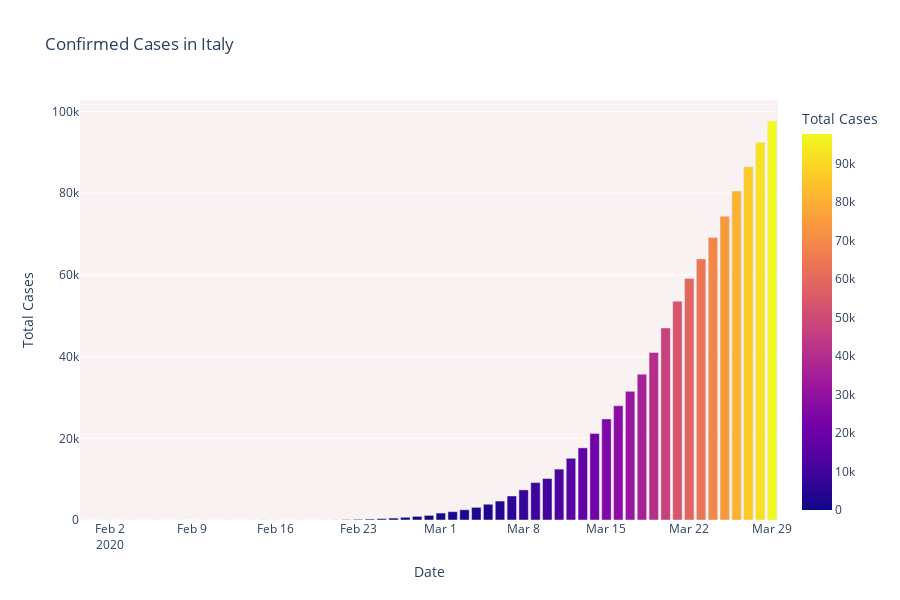
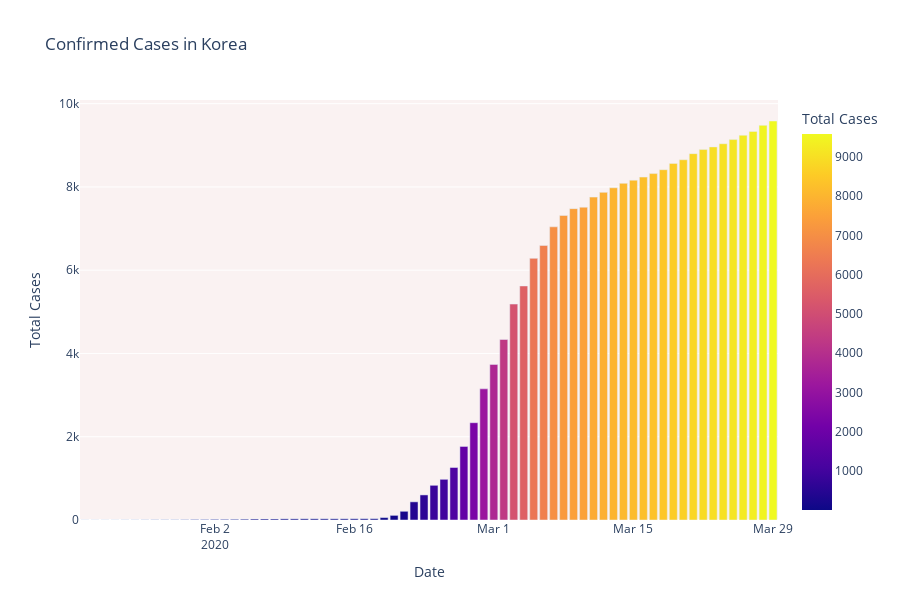
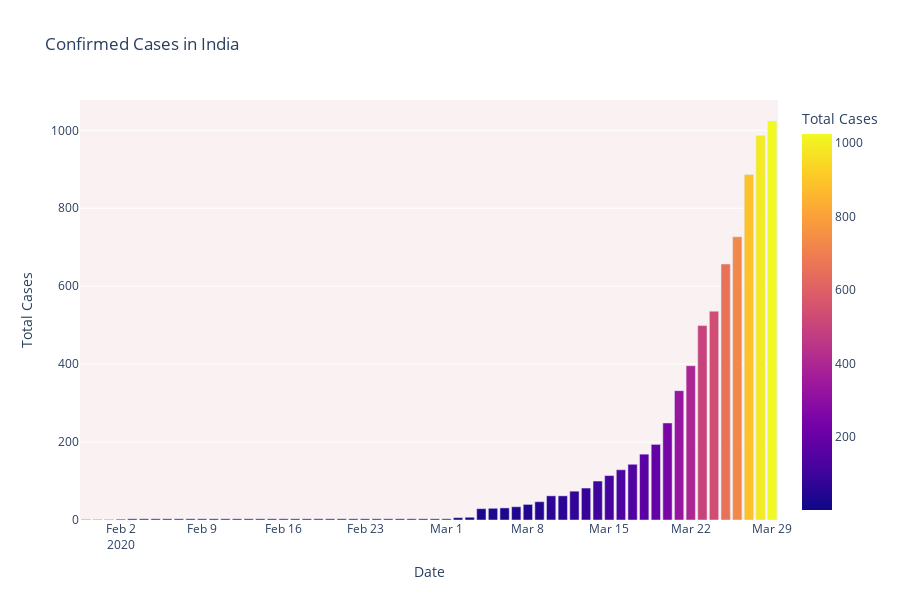

Here is the notebook cell these charts were saved with, in order:
### Code cell
fig = px.bar(dbd_Italy, x="Date", y="Total Cases", color='Total Cases', orientation='v', height=600,
             title='Confirmed Cases in Italy', color_discrete_sequence = px.colors.cyclical.mygbm)

fig.update_layout(plot_bgcolor='rgb(250, 242, 242)')
fig.show()

fig = px.bar(dbd_Korea, x="Date", y="Total Cases", color='Total Cases', orientation='v', height=600,
             title='Confirmed Cases in Korea', color_discrete_sequence = px.colors.cyclical.mygbm)

fig.update_layout(plot_bgcolor='rgb(250, 242, 242)')
fig.show()

fig = px.bar(dbd_India, x="Date", y="Total Cases", color='Total Cases', orientation='v', height=600,
             title='Confirmed Cases in India', color_discrete_sequence = px.colors.cyclical.mygbm)

fig.update_layout(plot_bgcolor='rgb(250, 242, 242)')
fig.show()

### Figure 1 — Plotly figure (JSON) as saved in the notebook; plotly's stock layout.template omitted (floating-point values rounded to 4 significant figures)
{"data": [{"textposition": "auto", "hovertemplate": "Date=%{x}<br>Total Cases=%{marker.color}", "showlegend": false, "legendgroup": "", "name": "", "yaxis": "y", "y": [2, 2, 2, 2, 2, 2, 3, 3, 3, 3, 3, 3, 3, 3, 3, 3, 3, 3, 3, 3, 3, 3, 20, 79, 157, 229, 323, 470, 655, 889, 1128, 1701, 2036, 2502, 3089, 3858, 4636, 5883, 7375, 9172, 10149, 12462, 15113, 17660, 21157, 24747, 27980, 31506, 35713, 41035, 47021, 53578, 59158, 63927, 69176, 74386, 80539, 86498, 92472, 97689], "hoverlabel": {"namelength": 0}, "offsetgroup": "", "xaxis": "x", "marker": {"color": [2, 2, 2, 2, 2, 2, 3, 3, 3, 3, 3, 3, 3, 3, 3, 3, 3, 3, 3, 3, 3, 3, 20, 79, 157, 229, 323, 470, 655, 889, 1128, 1701, 2036, 2502, 3089, 3858, 4636, 5883, 7375, 9172, 10149, 12462, 15113, 17660, 21157, 24747, 27980, 31506, 35713, 41035, 47021, 53578, 59158, 63927, 69176, 74386, 80539, 86498, 92472, 97689], "coloraxis": "coloraxis"}, "x": ["2020-01-31T00:00:00", "2020-02-01T00:00:00", "2020-02-02T00:00:00", "2020-02-03T00:00:00", "2020-02-04T00:00:00", "2020-02-05T00:00:00", "2020-02-06T00:00:00", "2020-02-07T00:00:00", "2020-02-08T00:00:00", "2020-02-09T00:00:00", "2020-02-10T00:00:00", "2020-02-11T00:00:00", "2020-02-12T00:00:00", "2020-02-13T00:00:00", "2020-02-14T00:00:00", "2020-02-15T00:00:00", "2020-02-15T00:00:00", "2020-02-16T00:00:00", "2020-02-17T00:00:00", "2020-02-18T00:00:00", "2020-02-19T00:00:00", "2020-02-20T00:00:00", "2020-02-21T00:00:00", "2020-02-22T00:00:00", "2020-02-23T00:00:00", "2020-02-24T00:00:00", "2020-02-25T00:00:00", "2020-02-26T00:00:00", "2020-02-27T00:00:00", "2020-02-28T00:00:00", "2020-02-29T00:00:00", "2020-03-01T00:00:00", "2020-03-02T00:00:00", "2020-03-03T00:00:00", "2020-03-04T00:00:00", "2020-03-05T00:00:00", "2020-03-06T00:00:00", "2020-03-07T00:00:00", "2020-03-08T00:00:00", "2020-03-09T00:00:00", "2020-03-10T00:00:00", "2020-03-11T00:00:00", "2020-03-12T00:00:00", "2020-03-13T00:00:00", "2020-03-14T00:00:00", "2020-03-15T00:00:00", "2020-03-16T00:00:00", "2020-03-17T00:00:00", "2020-03-18T00:00:00", "2020-03-19T00:00:00", "2020-03-20T00:00:00", "2020-03-21T00:00:00", "2020-03-22T00:00:00", "2020-03-23T00:00:00", "2020-03-24T00:00:00", "2020-03-25T00:00:00", "2020-03-26T00:00:00", "2020-03-27T00:00:00", "2020-03-28T00:00:00", "2020-03-29T00:00:00"], "alignmentgroup": "True", "type": "bar", "orientation": "v"}], "layout": {"xaxis": {"domain": [0, 1], "anchor": "y", "title": {"text": "Date"}}, "title": {"text": "Confirmed Cases in Italy"}, "plot_bgcolor": "rgb(250, 242, 242)", "yaxis": {"domain": [0, 1], "anchor": "x", "title": {"text": "Total Cases"}}, "height": 600, "barmode": "relative", "legend": {"tracegroupgap": 0}, "coloraxis": {"colorbar": {"title": {"text": "Total Cases"}}, "colorscale": [[0, "#0d0887"], [0.1111, "#46039f"], [0.2222, "#7201a8"], [0.3333, "#9c179e"], [0.4444, "#bd3786"], [0.5556, "#d8576b"], [0.6667, "#ed7953"], [0.7778, "#fb9f3a"], [0.8889, "#fdca26"], [1, "#f0f921"]]}}}

### Figure 2 — Plotly figure (JSON) as saved in the notebook; plotly's stock layout.template omitted (floating-point values rounded to 4 significant figures)
{"data": [{"textposition": "auto", "hovertemplate": "Date=%{x}<br>Total Cases=%{marker.color}", "showlegend": false, "legendgroup": "", "name": "", "yaxis": "y", "y": [1, 1, 1, 1, 2, 2, 3, 4, 4, 4, 6, 11, 12, 15, 15, 16, 19, 23, 24, 24, 27, 27, 28, 28, 28, 28, 28, 29, 30, 31, 58, 111, 209, 436, 602, 833, 977, 1261, 1766, 2337, 3150, 3736, 4335, 5186, 5621, 6284, 6593, 7041, 7313, 7478, 7513, 7755, 7869, 7979, 8086, 8162, 8236, 8320, 8413, 8565, 8652, 8799, 8897, 8961, 9037, 9137, 9241, 9332, 9478, 9583], "hoverlabel": {"namelength": 0}, "offsetgroup": "", "xaxis": "x", "marker": {"color": [1, 1, 1, 1, 2, 2, 3, 4, 4, 4, 6, 11, 12, 15, 15, 16, 19, 23, 24, 24, 27, 27, 28, 28, 28, 28, 28, 29, 30, 31, 58, 111, 209, 436, 602, 833, 977, 1261, 1766, 2337, 3150, 3736, 4335, 5186, 5621, 6284, 6593, 7041, 7313, 7478, 7513, 7755, 7869, 7979, 8086, 8162, 8236, 8320, 8413, 8565, 8652, 8799, 8897, 8961, 9037, 9137, 9241, 9332, 9478, 9583], "coloraxis": "coloraxis"}, "x": ["2020-01-20T00:00:00", "2020-01-21T00:00:00", "2020-01-22T00:00:00", "2020-01-23T00:00:00", "2020-01-24T00:00:00", "2020-01-25T00:00:00", "2020-01-26T00:00:00", "2020-01-27T00:00:00", "2020-01-28T00:00:00", "2020-01-29T00:00:00", "2020-01-30T00:00:00", "2020-01-31T00:00:00", "2020-02-01T00:00:00", "2020-02-02T00:00:00", "2020-02-03T00:00:00", "2020-02-04T00:00:00", "2020-02-05T00:00:00", "2020-02-06T00:00:00", "2020-02-07T00:00:00", "2020-02-08T00:00:00", "2020-02-09T00:00:00", "2020-02-10T00:00:00", "2020-02-11T00:00:00", "2020-02-12T00:00:00", "2020-02-13T00:00:00", "2020-02-14T00:00:00", "2020-02-15T00:00:00", "2020-02-16T00:00:00", "2020-02-17T00:00:00", "2020-02-18T00:00:00", "2020-02-19T00:00:00", "2020-02-20T00:00:00", "2020-02-21T00:00:00", "2020-02-22T00:00:00", "2020-02-23T00:00:00", "2020-02-24T00:00:00", "2020-02-25T00:00:00", "2020-02-26T00:00:00", "2020-02-27T00:00:00", "2020-02-28T00:00:00", "2020-02-29T00:00:00", "2020-03-01T00:00:00", "2020-03-02T00:00:00", "2020-03-03T00:00:00", "2020-03-04T00:00:00", "2020-03-05T00:00:00", "2020-03-06T00:00:00", "2020-03-07T00:00:00", "2020-03-08T00:00:00", "2020-03-09T00:00:00", "2020-03-10T00:00:00", "2020-03-11T00:00:00", "2020-03-12T00:00:00", "2020-03-13T00:00:00", "2020-03-14T00:00:00", "2020-03-15T00:00:00", "2020-03-16T00:00:00", "2020-03-17T00:00:00", "2020-03-18T00:00:00", "2020-03-19T00:00:00", "2020-03-20T00:00:00", "2020-03-21T00:00:00", "2020-03-22T00:00:00", "2020-03-23T00:00:00", "2020-03-24T00:00:00", "2020-03-25T00:00:00", "2020-03-26T00:00:00", "2020-03-27T00:00:00", "2020-03-28T00:00:00", "2020-03-29T00:00:00"], "alignmentgroup": "True", "type": "bar", "orientation": "v"}], "layout": {"xaxis": {"domain": [0, 1], "anchor": "y", "title": {"text": "Date"}}, "title": {"text": "Confirmed Cases in Korea"}, "plot_bgcolor": "rgb(250, 242, 242)", "yaxis": {"domain": [0, 1], "anchor": "x", "title": {"text": "Total Cases"}}, "height": 600, "barmode": "relative", "legend": {"tracegroupgap": 0}, "coloraxis": {"colorbar": {"title": {"text": "Total Cases"}}, "colorscale": [[0, "#0d0887"], [0.1111, "#46039f"], [0.2222, "#7201a8"], [0.3333, "#9c179e"], [0.4444, "#bd3786"], [0.5556, "#d8576b"], [0.6667, "#ed7953"], [0.7778, "#fb9f3a"], [0.8889, "#fdca26"], [1, "#f0f921"]]}}}

### Figure 3 — Plotly figure (JSON) as saved in the notebook; plotly's stock layout.template omitted (floating-point values rounded to 4 significant figures)
{"data": [{"textposition": "auto", "hovertemplate": "Date=%{x}<br>Total Cases=%{marker.color}", "showlegend": false, "legendgroup": "", "name": "", "yaxis": "y", "y": [1, 1, 1, 2, 3, 3, 3, 3, 3, 3, 3, 3, 3, 3, 3, 3, 3, 3, 3, 3, 3, 3, 3, 3, 3, 3, 3, 3, 3, 3, 3, 3, 6, 7, 29, 30, 31, 34, 40, 47, 62, 62, 74, 82, 100, 114, 129, 143, 169, 194, 249, 332, 396, 499, 536, 657, 727, 887, 987, 1024], "hoverlabel": {"namelength": 0}, "offsetgroup": "", "xaxis": "x", "marker": {"color": [1, 1, 1, 2, 3, 3, 3, 3, 3, 3, 3, 3, 3, 3, 3, 3, 3, 3, 3, 3, 3, 3, 3, 3, 3, 3, 3, 3, 3, 3, 3, 3, 6, 7, 29, 30, 31, 34, 40, 47, 62, 62, 74, 82, 100, 114, 129, 143, 169, 194, 249, 332, 396, 499, 536, 657, 727, 887, 987, 1024], "coloraxis": "coloraxis"}, "x": ["2020-01-30T00:00:00", "2020-01-31T00:00:00", "2020-02-01T00:00:00", "2020-02-02T00:00:00", "2020-02-03T00:00:00", "2020-02-04T00:00:00", "2020-02-05T00:00:00", "2020-02-06T00:00:00", "2020-02-07T00:00:00", "2020-02-08T00:00:00", "2020-02-09T00:00:00", "2020-02-10T00:00:00", "2020-02-11T00:00:00", "2020-02-12T00:00:00", "2020-02-13T00:00:00", "2020-02-14T00:00:00", "2020-02-15T00:00:00", "2020-02-16T00:00:00", "2020-02-17T00:00:00", "2020-02-18T00:00:00", "2020-02-19T00:00:00", "2020-02-20T00:00:00", "2020-02-21T00:00:00", "2020-02-22T00:00:00", "2020-02-23T00:00:00", "2020-02-24T00:00:00", "2020-02-25T00:00:00", "2020-02-26T00:00:00", "2020-02-27T00:00:00", "2020-02-28T00:00:00", "2020-02-29T00:00:00", "2020-03-01T00:00:00", "2020-03-02T00:00:00", "2020-03-03T00:00:00", "2020-03-04T00:00:00", "2020-03-05T00:00:00", "2020-03-06T00:00:00", "2020-03-07T00:00:00", "2020-03-08T00:00:00", "2020-03-09T00:00:00", "2020-03-10T00:00:00", "2020-03-11T00:00:00", "2020-03-12T00:00:00", "2020-03-13T00:00:00", "2020-03-14T00:00:00", "2020-03-15T00:00:00", "2020-03-16T00:00:00", "2020-03-17T00:00:00", "2020-03-18T00:00:00", "2020-03-19T00:00:00", "2020-03-20T00:00:00", "2020-03-21T00:00:00", "2020-03-22T00:00:00", "2020-03-23T00:00:00", "2020-03-24T00:00:00", "2020-03-25T00:00:00", "2020-03-26T00:00:00", "2020-03-27T00:00:00", "2020-03-28T00:00:00", "2020-03-29T00:00:00"], "alignmentgroup": "True", "type": "bar", "orientation": "v"}], "layout": {"xaxis": {"domain": [0, 1], "anchor": "y", "title": {"text": "Date"}}, "title": {"text": "Confirmed Cases in India"}, "plot_bgcolor": "rgb(250, 242, 242)", "yaxis": {"domain": [0, 1], "anchor": "x", "title": {"text": "Total Cases"}}, "height": 600, "barmode": "relative", "legend": {"tracegroupgap": 0}, "coloraxis": {"colorbar": {"title": {"text": "Total Cases"}}, "colorscale": [[0, "#0d0887"], [0.1111, "#46039f"], [0.2222, "#7201a8"], [0.3333, "#9c179e"], [0.4444, "#bd3786"], [0.5556, "#d8576b"], [0.6667, "#ed7953"], [0.7778, "#fb9f3a"], [0.8889, "#fdca26"], [1, "#f0f921"]]}}}
